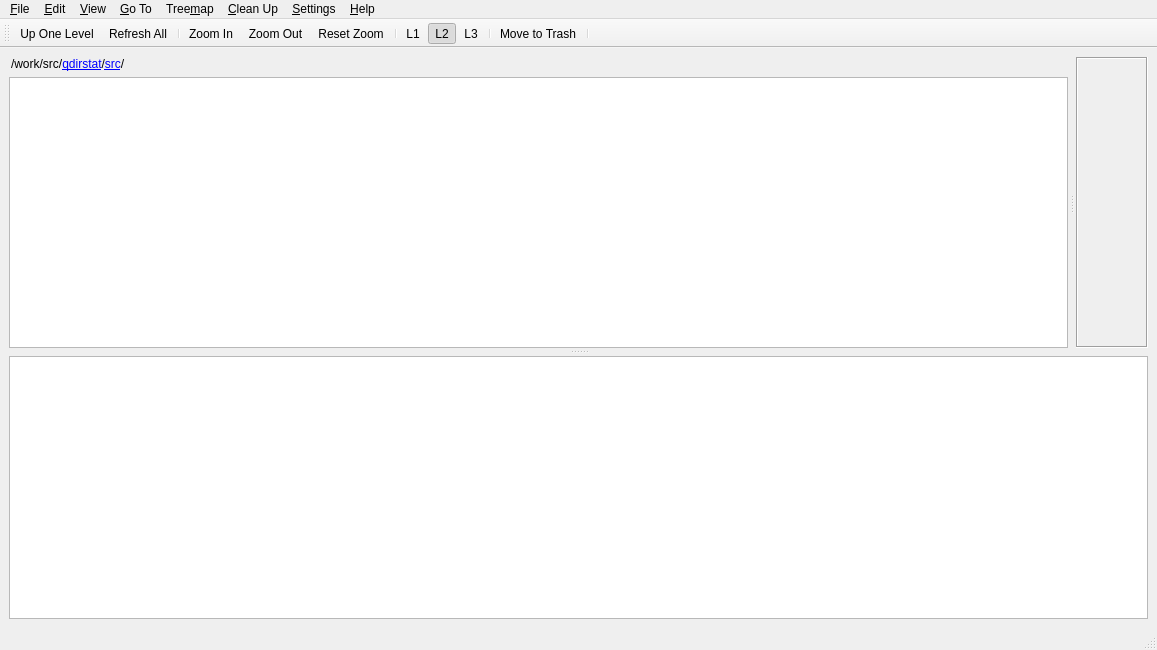
<?xml version="1.0" encoding="UTF-8"?>
<ui version="4.0">
 <author>Stefan Hundhammer</author>
 <class>MainWindow</class>
 <widget class="QMainWindow" name="MainWindow">
  <property name="geometry">
   <rect>
    <x>0</x>
    <y>0</y>
    <width>1157</width>
    <height>650</height>
   </rect>
  </property>
  <property name="windowTitle">
   <string>QDirStat</string>
  </property>
  <property name="windowIcon">
   <iconset resource="icons.qrc">
    <normaloff>:/icons/qdirstat.svg</normaloff>:/icons/qdirstat.svg</iconset>
  </property>
  <widget class="QWidget" name="centralWidget">
   <layout class="QVBoxLayout" name="verticalLayout">
    <item>
     <widget class="QSplitter" name="mainWinSplitter">
      <property name="orientation">
       <enum>Qt::Vertical</enum>
      </property>
      <property name="handleWidth">
       <number>8</number>
      </property>
      <widget class="QSplitter" name="topViewsSplitter">
       <property name="orientation">
        <enum>Qt::Horizontal</enum>
       </property>
       <property name="handleWidth">
        <number>8</number>
       </property>
       <widget class="QWidget" name="treeViewContainer" native="true">
        <property name="sizePolicy">
         <sizepolicy hsizetype="Expanding" vsizetype="Expanding">
          <horstretch>1</horstretch>
          <verstretch>1</verstretch>
         </sizepolicy>
        </property>
        <layout class="QVBoxLayout" name="treeViewLayout">
         <property name="leftMargin">
          <number>0</number>
         </property>
         <property name="topMargin">
          <number>0</number>
         </property>
         <property name="rightMargin">
          <number>0</number>
         </property>
         <property name="bottomMargin">
          <number>0</number>
         </property>
         <item>
          <widget class="QDirStat::BreadcrumbNavigator" name="breadcrumbNavigator">
           <property name="text">
            <string>&lt;html&gt;&lt;head/&gt;&lt;body&gt;&lt;p&gt;/work/src/&lt;a href=&quot;/work/src/qdirstat&quot;&gt;qdirstat&lt;/a&gt;/&lt;a href=&quot;/work/src/qdirstat/src&quot;&gt;src&lt;/a&gt;/&lt;/p&gt;&lt;/body&gt;&lt;/html&gt;</string>
           </property>
           <property name="indent">
            <number>2</number>
           </property>
          </widget>
         </item>
         <item>
          <widget class="QDirStat::DirTreeView" name="dirTreeView">
           <property name="sizePolicy">
            <sizepolicy hsizetype="Expanding" vsizetype="Expanding">
             <horstretch>1</horstretch>
             <verstretch>1</verstretch>
            </sizepolicy>
           </property>
          </widget>
         </item>
        </layout>
       </widget>
       <widget class="QScrollArea" name="fileDetailsPanel">
        <property name="frameShape">
         <enum>QFrame::Box</enum>
        </property>
        <property name="widgetResizable">
         <bool>true</bool>
        </property>
        <widget class="QDirStat::FileDetailsView" name="fileDetailsView">
         <property name="geometry">
          <rect>
           <x>0</x>
           <y>0</y>
           <width>68</width>
           <height>282</height>
          </rect>
         </property>
        </widget>
       </widget>
      </widget>
      <widget class="QDirStat::TreemapView" name="treemapView"/>
     </widget>
    </item>
   </layout>
  </widget>
  <widget class="QMenuBar" name="menubar">
   <property name="geometry">
    <rect>
     <x>0</x>
     <y>0</y>
     <width>1157</width>
     <height>22</height>
    </rect>
   </property>
   <widget class="QMenu" name="menuFile">
    <property name="title">
     <string>&amp;File</string>
    </property>
    <addaction name="actionOpenDir"/>
    <addaction name="actionOpenPkg"/>
    <addaction name="actionShow_Unpackaged_Files"/>
    <addaction name="actionRefreshAll"/>
    <addaction name="actionRefreshSelected"/>
    <addaction name="separator"/>
    <addaction name="actionReadExcludedDirectory"/>
    <addaction name="actionContinueReadingAtMountPoint"/>
    <addaction name="actionStopReading"/>
    <addaction name="separator"/>
    <addaction name="actionAskWriteCache"/>
    <addaction name="actionAskReadCache"/>
    <addaction name="separator"/>
    <addaction name="actionQuit"/>
   </widget>
   <widget class="QMenu" name="menuView">
    <property name="title">
     <string>&amp;View</string>
    </property>
    <widget class="QMenu" name="menuExpandTreeToLevel">
     <property name="title">
      <string>E&amp;xpand Tree To Level</string>
     </property>
     <addaction name="actionExpandTreeLevel0"/>
     <addaction name="actionExpandTreeLevel1"/>
     <addaction name="actionExpandTreeLevel2"/>
     <addaction name="actionExpandTreeLevel3"/>
     <addaction name="actionExpandTreeLevel4"/>
     <addaction name="actionExpandTreeLevel5"/>
     <addaction name="actionExpandTreeLevel6"/>
     <addaction name="actionExpandTreeLevel7"/>
     <addaction name="actionExpandTreeLevel8"/>
     <addaction name="actionExpandTreeLevel9"/>
    </widget>
    <addaction name="actionCloseAllTreeLevels"/>
    <addaction name="menuExpandTreeToLevel"/>
    <addaction name="separator"/>
    <addaction name="actionShowCurrentPath"/>
    <addaction name="actionShowDetailsPanel"/>
    <addaction name="separator"/>
    <addaction name="actionLayout1"/>
    <addaction name="actionLayout2"/>
    <addaction name="actionLayout3"/>
    <addaction name="separator"/>
    <addaction name="actionFileSizeStats"/>
    <addaction name="actionFileTypeStats"/>
   </widget>
   <widget class="QMenu" name="menuEdit">
    <property name="title">
     <string>&amp;Edit</string>
    </property>
    <addaction name="actionCopyPathToClipboard"/>
    <addaction name="actionMoveToTrash"/>
   </widget>
   <widget class="QMenu" name="menuTreemap">
    <property name="title">
     <string>Tree&amp;map</string>
    </property>
    <addaction name="actionShowTreemap"/>
    <addaction name="actionTreemapAsSidePanel"/>
    <addaction name="separator"/>
    <addaction name="actionTreemapZoomIn"/>
    <addaction name="actionTreemapZoomOut"/>
    <addaction name="actionResetTreemapZoom"/>
    <addaction name="actionTreemapRebuild"/>
   </widget>
   <widget class="QMenu" name="menuGoTo">
    <property name="title">
     <string>&amp;Go To</string>
    </property>
    <addaction name="actionGoUp"/>
    <addaction name="actionGoToToplevel"/>
   </widget>
   <widget class="QMenu" name="menuHelp">
    <property name="title">
     <string>&amp;Help</string>
    </property>
    <addaction name="actionHelp"/>
    <addaction name="actionAbout"/>
    <addaction name="actionAboutQt"/>
    <addaction name="actionPkgViewHelp"/>
    <addaction name="actionWhatsNew"/>
    <addaction name="actionDonate"/>
   </widget>
   <widget class="QMenu" name="menuCleanup">
    <property name="tearOffEnabled">
     <bool>true</bool>
    </property>
    <property name="title">
     <string>&amp;Clean Up</string>
    </property>
    <addaction name="actionMoveToTrash"/>
    <addaction name="separator"/>
   </widget>
   <widget class="QMenu" name="menuSettings">
    <property name="title">
     <string>&amp;Settings</string>
    </property>
    <addaction name="actionConfigure"/>
   </widget>
   <addaction name="menuFile"/>
   <addaction name="menuEdit"/>
   <addaction name="menuView"/>
   <addaction name="menuGoTo"/>
   <addaction name="menuTreemap"/>
   <addaction name="menuCleanup"/>
   <addaction name="menuSettings"/>
   <addaction name="menuHelp"/>
  </widget>
  <widget class="QStatusBar" name="statusBar"/>
  <widget class="QToolBar" name="toolBar">
   <property name="windowTitle">
    <string>Main Toolbar</string>
   </property>
   <attribute name="toolBarArea">
    <enum>TopToolBarArea</enum>
   </attribute>
   <attribute name="toolBarBreak">
    <bool>false</bool>
   </attribute>
   <addaction name="actionGoUp"/>
   <addaction name="actionRefreshAll"/>
   <addaction name="separator"/>
   <addaction name="actionTreemapZoomIn"/>
   <addaction name="actionTreemapZoomOut"/>
   <addaction name="actionResetTreemapZoom"/>
   <addaction name="separator"/>
   <addaction name="actionLayout1"/>
   <addaction name="actionLayout2"/>
   <addaction name="actionLayout3"/>
   <addaction name="separator"/>
   <addaction name="actionMoveToTrash"/>
   <addaction name="separator"/>
  </widget>
  <action name="actionQuit">
   <property name="icon">
    <iconset resource="icons.qrc">
     <normaloff>:/icons/window-close.png</normaloff>:/icons/window-close.png</iconset>
   </property>
   <property name="text">
    <string>&amp;Quit</string>
   </property>
   <property name="toolTip">
    <string>Exit application</string>
   </property>
   <property name="shortcut">
    <string>Ctrl+Q</string>
   </property>
  </action>
  <action name="actionOpenDir">
   <property name="icon">
    <iconset resource="icons.qrc">
     <normaloff>:/icons/open-dir.png</normaloff>:/icons/open-dir.png</iconset>
   </property>
   <property name="text">
    <string>&amp;Open Directory...</string>
   </property>
   <property name="toolTip">
    <string>Open a directory to scan.</string>
   </property>
   <property name="shortcut">
    <string>Ctrl+O</string>
   </property>
  </action>
  <action name="actionCloseAllTreeLevels">
   <property name="text">
    <string>&amp;Close All Tree Levels</string>
   </property>
   <property name="toolTip">
    <string>Close all branches of the directory tree.</string>
   </property>
  </action>
  <action name="actionExpandTreeLevel0">
   <property name="text">
    <string>Level &amp;0</string>
   </property>
   <property name="toolTip">
    <string>Expand (open) the directory tree to level 0.</string>
   </property>
  </action>
  <action name="actionExpandTreeLevel1">
   <property name="text">
    <string>Level &amp;1</string>
   </property>
   <property name="toolTip">
    <string>Expand (open) the directory tree to level 1.</string>
   </property>
   <property name="shortcut">
    <string>Ctrl+1</string>
   </property>
  </action>
  <action name="actionExpandTreeLevel2">
   <property name="text">
    <string>Level &amp;2</string>
   </property>
   <property name="toolTip">
    <string>Expand (open) the directory tree to level 2.</string>
   </property>
   <property name="shortcut">
    <string>Ctrl+2</string>
   </property>
  </action>
  <action name="actionExpandTreeLevel3">
   <property name="text">
    <string>Level &amp;3</string>
   </property>
   <property name="toolTip">
    <string>Expand (open) the directory tree to level 3.</string>
   </property>
   <property name="shortcut">
    <string>Ctrl+3</string>
   </property>
  </action>
  <action name="actionExpandTreeLevel4">
   <property name="text">
    <string>Level &amp;4</string>
   </property>
   <property name="toolTip">
    <string>Expand (open) the directory tree to level 4.</string>
   </property>
   <property name="shortcut">
    <string>Ctrl+4</string>
   </property>
  </action>
  <action name="actionExpandTreeLevel5">
   <property name="text">
    <string>Level &amp;5</string>
   </property>
   <property name="toolTip">
    <string>Expand (open) the directory tree to level 5.</string>
   </property>
   <property name="shortcut">
    <string>Ctrl+5</string>
   </property>
  </action>
  <action name="actionExpandTreeLevel6">
   <property name="text">
    <string>Level &amp;6</string>
   </property>
   <property name="toolTip">
    <string>Expand (open) the directory tree to level 6.</string>
   </property>
   <property name="shortcut">
    <string>Ctrl+6</string>
   </property>
  </action>
  <action name="actionExpandTreeLevel7">
   <property name="text">
    <string>Level &amp;7</string>
   </property>
   <property name="toolTip">
    <string>Expand (open) the directory tree to level 7.</string>
   </property>
   <property name="shortcut">
    <string>Ctrl+7</string>
   </property>
  </action>
  <action name="actionExpandTreeLevel8">
   <property name="text">
    <string>Level &amp;8</string>
   </property>
   <property name="toolTip">
    <string>Expand (open) the directory tree to level 8.</string>
   </property>
   <property name="shortcut">
    <string>Ctrl+8</string>
   </property>
  </action>
  <action name="actionExpandTreeLevel9">
   <property name="text">
    <string>Level &amp;9</string>
   </property>
   <property name="toolTip">
    <string>Expand (open) the directory tree to level 9.</string>
   </property>
   <property name="shortcut">
    <string>Ctrl+9</string>
   </property>
  </action>
  <action name="actionStopReading">
   <property name="icon">
    <iconset resource="icons.qrc">
     <normaloff>:/icons/stop.png</normaloff>:/icons/stop.png</iconset>
   </property>
   <property name="text">
    <string>&amp;Stop Reading</string>
   </property>
   <property name="toolTip">
    <string>Stop reading directories.</string>
   </property>
   <property name="shortcut">
    <string>Ctrl+S</string>
   </property>
  </action>
  <action name="actionAskWriteCache">
   <property name="icon">
    <iconset resource="icons.qrc">
     <normaloff>:/icons/document-export.png</normaloff>:/icons/document-export.png</iconset>
   </property>
   <property name="text">
    <string>&amp;Write To Cache File...</string>
   </property>
   <property name="toolTip">
    <string>Write the current directory tree to a cache file.</string>
   </property>
  </action>
  <action name="actionAskReadCache">
   <property name="icon">
    <iconset resource="icons.qrc">
     <normaloff>:/icons/document-import.png</normaloff>:/icons/document-import.png</iconset>
   </property>
   <property name="text">
    <string>&amp;Read Cache File...</string>
   </property>
   <property name="toolTip">
    <string>Read a directory tree from a cache file.</string>
   </property>
  </action>
  <action name="actionRefreshAll">
   <property name="icon">
    <iconset resource="icons.qrc">
     <normaloff>:/icons/refresh.png</normaloff>:/icons/refresh.png</iconset>
   </property>
   <property name="text">
    <string>Refresh &amp;All</string>
   </property>
   <property name="toolTip">
    <string>Re-read the entire directory tree from disk.</string>
   </property>
   <property name="shortcut">
    <string>F5</string>
   </property>
  </action>
  <action name="actionCopyPathToClipboard">
   <property name="icon">
    <iconset resource="icons.qrc">
     <normaloff>:/icons/edit-copy.png</normaloff>:/icons/edit-copy.png</iconset>
   </property>
   <property name="text">
    <string>&amp;Copy Path</string>
   </property>
   <property name="toolTip">
    <string>Copy the full path of the current item to the system clipboard for use in other applications.</string>
   </property>
   <property name="shortcut">
    <string>Ctrl+C</string>
   </property>
  </action>
  <action name="actionTreemapZoomIn">
   <property name="icon">
    <iconset resource="icons.qrc">
     <normaloff>:/icons/zoom-in.png</normaloff>:/icons/zoom-in.png</iconset>
   </property>
   <property name="text">
    <string>Zoom &amp;In</string>
   </property>
   <property name="toolTip">
    <string>Zoom the treemap in (enlarge) one level.</string>
   </property>
   <property name="shortcut">
    <string>Ctrl++</string>
   </property>
  </action>
  <action name="actionTreemapZoomOut">
   <property name="icon">
    <iconset resource="icons.qrc">
     <normaloff>:/icons/zoom-out.png</normaloff>:/icons/zoom-out.png</iconset>
   </property>
   <property name="text">
    <string>Zoom &amp;Out</string>
   </property>
   <property name="toolTip">
    <string>Zoom the treemap out one level.</string>
   </property>
   <property name="shortcut">
    <string>Ctrl+-</string>
   </property>
  </action>
  <action name="actionResetTreemapZoom">
   <property name="icon">
    <iconset resource="icons.qrc">
     <normaloff>:/icons/zoom-best-fit.png</normaloff>:/icons/zoom-best-fit.png</iconset>
   </property>
   <property name="text">
    <string>&amp;Reset Zoom</string>
   </property>
   <property name="toolTip">
    <string>Reset the treemap zoom factor to normal.</string>
   </property>
   <property name="shortcut">
    <string>Ctrl+0</string>
   </property>
  </action>
  <action name="actionTreemapRebuild">
   <property name="text">
    <string>Re&amp;build</string>
   </property>
   <property name="toolTip">
    <string>Rebuild the treemap.</string>
   </property>
  </action>
  <action name="actionShowTreemap">
   <property name="checkable">
    <bool>true</bool>
   </property>
   <property name="checked">
    <bool>true</bool>
   </property>
   <property name="text">
    <string>&amp;Show Treemap</string>
   </property>
   <property name="toolTip">
    <string>Enable or disable showing the treemap view.</string>
   </property>
   <property name="shortcut">
    <string>F9</string>
   </property>
  </action>
  <action name="actionGoUp">
   <property name="icon">
    <iconset resource="icons.qrc">
     <normaloff>:/icons/go-up.png</normaloff>:/icons/go-up.png</iconset>
   </property>
   <property name="text">
    <string>&amp;Up One Level</string>
   </property>
   <property name="toolTip">
    <string>Navigate one directory level up.</string>
   </property>
   <property name="shortcut">
    <string>Alt+Up</string>
   </property>
  </action>
  <action name="actionGoToToplevel">
   <property name="icon">
    <iconset resource="icons.qrc">
     <normaloff>:/icons/go-top.png</normaloff>:/icons/go-top.png</iconset>
   </property>
   <property name="text">
    <string>&amp;Toplevel</string>
   </property>
   <property name="toolTip">
    <string>Navigate to the toplevel directory of this tree.</string>
   </property>
   <property name="shortcut">
    <string>Ctrl+Home</string>
   </property>
  </action>
  <action name="actionAbout">
   <property name="icon">
    <iconset resource="icons.qrc">
     <normaloff>:/icons/qdirstat.png</normaloff>:/icons/qdirstat.png</iconset>
   </property>
   <property name="text">
    <string>&amp;About QDirStat...</string>
   </property>
   <property name="toolTip">
    <string>Show version, copyright and license information about this program.</string>
   </property>
  </action>
  <action name="actionAboutQt">
   <property name="text">
    <string>About &amp;Qt...</string>
   </property>
   <property name="toolTip">
    <string>Show information about the Qt version used for building this program.</string>
   </property>
  </action>
  <action name="actionRefreshSelected">
   <property name="text">
    <string>Re&amp;fresh Selected</string>
   </property>
   <property name="toolTip">
    <string>Reread the selected branch from disk.</string>
   </property>
  </action>
  <action name="actionReadExcludedDirectory">
   <property name="text">
    <string>Read &amp;Excluded Directory</string>
   </property>
   <property name="toolTip">
    <string>Read a directory that was excluded by an exclude rule.</string>
   </property>
  </action>
  <action name="actionContinueReadingAtMountPoint">
   <property name="icon">
    <iconset resource="icons.qrc">
     <normaloff>:/icons/hard-disk.png</normaloff>:/icons/hard-disk.png</iconset>
   </property>
   <property name="text">
    <string>Continue Reading at &amp;Mount Point</string>
   </property>
  </action>
  <action name="actionConfigure">
   <property name="icon">
    <iconset resource="icons.qrc">
     <normaloff>:/icons/preferences.png</normaloff>:/icons/preferences.png</iconset>
   </property>
   <property name="text">
    <string>&amp;Configure QDirStat</string>
   </property>
   <property name="toolTip">
    <string>Configure QDirStat</string>
   </property>
  </action>
  <action name="actionVerboseSelection">
   <property name="checkable">
    <bool>true</bool>
   </property>
   <property name="text">
    <string>Verbose Selection</string>
   </property>
   <property name="toolTip">
    <string>Switch verbose logging of selecting and unselecting items on or off.</string>
   </property>
   <property name="shortcut">
    <string>Shift+F7</string>
   </property>
  </action>
  <action name="actionMoveToTrash">
   <property name="icon">
    <iconset resource="icons.qrc">
     <normaloff>:/icons/trashcan.png</normaloff>:/icons/trashcan.png</iconset>
   </property>
   <property name="text">
    <string>Move to &amp;Trash</string>
   </property>
   <property name="toolTip">
    <string>Move the selected items to the trash bin.</string>
   </property>
   <property name="shortcut">
    <string>Del</string>
   </property>
  </action>
  <action name="actionDumpSelection">
   <property name="text">
    <string>Dump Selection to Log</string>
   </property>
   <property name="shortcut">
    <string>F7</string>
   </property>
  </action>
  <action name="actionFileTypeStats">
   <property name="text">
    <string>File &amp;Type Statistics</string>
   </property>
   <property name="toolTip">
    <string>File Type Statistics</string>
   </property>
   <property name="shortcut">
    <string>F3</string>
   </property>
  </action>
  <action name="actionHelp">
   <property name="text">
    <string>QDirStat &amp;Help</string>
   </property>
   <property name="shortcut">
    <string>F1</string>
   </property>
  </action>
  <action name="actionTreemapAsSidePanel">
   <property name="checkable">
    <bool>true</bool>
   </property>
   <property name="checked">
    <bool>true</bool>
   </property>
   <property name="text">
    <string>&amp;Treemap as side panel</string>
   </property>
   <property name="toolTip">
    <string>Show the Treeemap beside the directory tree, otherwise it will be shown beneath.</string>
   </property>
  </action>
  <action name="actionFileSizeStats">
   <property name="text">
    <string>File &amp;Size Statistics</string>
   </property>
   <property name="shortcut">
    <string>F2</string>
   </property>
  </action>
  <action name="actionShowCurrentPath">
   <property name="checkable">
    <bool>true</bool>
   </property>
   <property name="checked">
    <bool>true</bool>
   </property>
   <property name="text">
    <string>Show Current &amp;Path</string>
   </property>
  </action>
  <action name="actionShowDetailsPanel">
   <property name="checkable">
    <bool>true</bool>
   </property>
   <property name="checked">
    <bool>true</bool>
   </property>
   <property name="text">
    <string>Show Details Panel</string>
   </property>
   <property name="toolTip">
    <string>Show &amp;Details Panel</string>
   </property>
  </action>
  <action name="actionLayout1">
   <property name="checkable">
    <bool>true</bool>
   </property>
   <property name="text">
    <string>Layout 1 (Short)</string>
   </property>
   <property name="iconText">
    <string>L1</string>
   </property>
   <property name="shortcut">
    <string>Alt+1</string>
   </property>
  </action>
  <action name="actionLayout2">
   <property name="checkable">
    <bool>true</bool>
   </property>
   <property name="checked">
    <bool>true</bool>
   </property>
   <property name="text">
    <string>Layout 2 (Classic)</string>
   </property>
   <property name="iconText">
    <string>L2</string>
   </property>
   <property name="shortcut">
    <string>Alt+2</string>
   </property>
  </action>
  <action name="actionLayout3">
   <property name="checkable">
    <bool>true</bool>
   </property>
   <property name="text">
    <string>Layout 3 (Full)</string>
   </property>
   <property name="iconText">
    <string>L3</string>
   </property>
   <property name="shortcut">
    <string>Alt+3</string>
   </property>
  </action>
  <action name="actionDonate">
   <property name="text">
    <string>&amp;Donate...</string>
   </property>
   <property name="iconText">
    <string notr="true">https://www.paypal.com/cgi-bin/webscr?cmd=_s-xclick&amp;hosted_button_id=EYJXAVLGNRR5W</string>
   </property>
   <property name="toolTip">
    <string>Make a donation to support the QDirStat project</string>
   </property>
  </action>
  <action name="actionWhatsNew">
   <property name="text">
    <string>What's &amp;New in this Release...</string>
   </property>
   <property name="toolTip">
    <string>Show release notes in external web browser</string>
   </property>
  </action>
  <action name="actionOpenPkg">
   <property name="icon">
    <iconset resource="icons.qrc">
     <normaloff>:/icons/tree-medium/package.png</normaloff>
     <normalon>:/icons/tree-medium/folder-pkg.png</normalon>:/icons/tree-medium/package.png</iconset>
   </property>
   <property name="text">
    <string>Show Installed &amp;Packages...</string>
   </property>
   <property name="shortcut">
    <string>Ctrl+P</string>
   </property>
  </action>
  <action name="actionPkgViewHelp">
   <property name="text">
    <string>The Packages View...</string>
   </property>
   <property name="toolTip">
    <string>Help about the Packages View (external browser)</string>
   </property>
  </action>
  <action name="actionShow_Unpackaged_Files">
   <property name="text">
    <string>Show &amp;Unpackaged Files...</string>
   </property>
   <property name="toolTip">
    <string>Show only files that do NOT belong to an installed software package</string>
   </property>
  </action>
 </widget>
 <customwidgets>
  <customwidget>
   <class>QDirStat::DirTreeView</class>
   <extends>QTreeView</extends>
   <header>DirTreeView.h</header>
  </customwidget>
  <customwidget>
   <class>QDirStat::TreemapView</class>
   <extends>QGraphicsView</extends>
   <header>TreemapView.h</header>
  </customwidget>
  <customwidget>
   <class>QDirStat::BreadcrumbNavigator</class>
   <extends>QLabel</extends>
   <header>BreadcrumbNavigator.h</header>
  </customwidget>
  <customwidget>
   <class>QDirStat::FileDetailsView</class>
   <extends>QWidget</extends>
   <header>FileDetailsView.h</header>
   <container>1</container>
  </customwidget>
 </customwidgets>
 <resources>
  <include location="icons.qrc"/>
 </resources>
 <connections/>
</ui>
